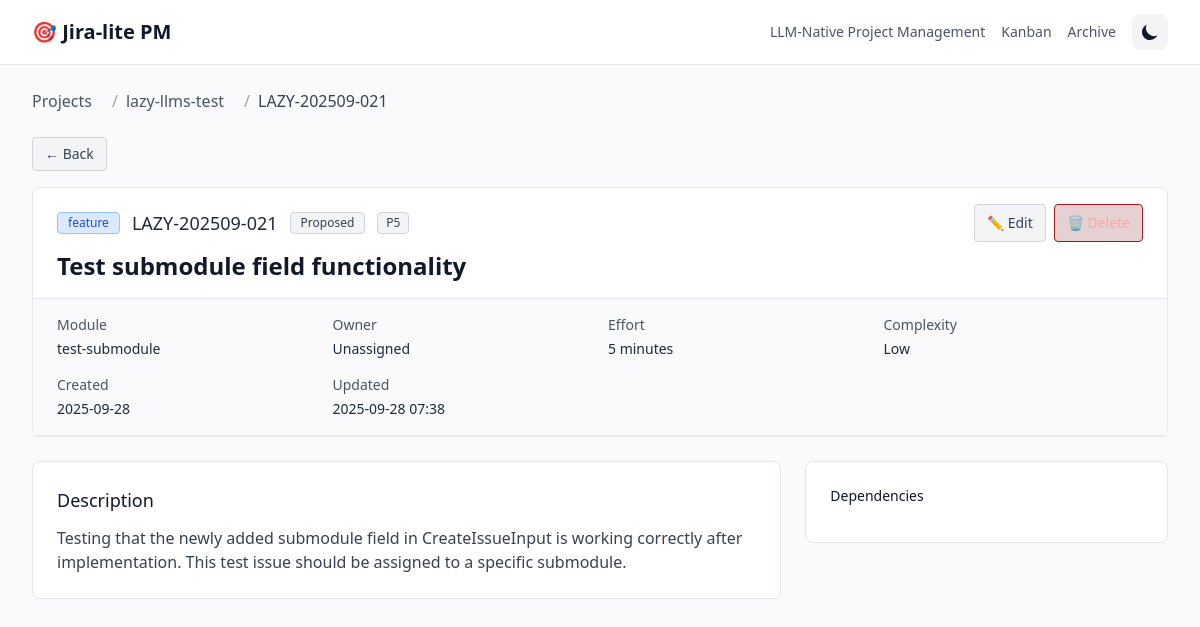
The app's page /pn_4092197438992473/issues/LAZY-202509-021 with its own data.
### src/jira_lite/models.py (models this page shows, shortened)
class BaseModel(Model):
    class Meta:
        database = db
    def to_dict(self):
        data = {}
        for field in self._meta.sorted_fields:
            value = getattr(self, field.name)
            if isinstance(value, datetime):
                data[field.name] = value.isoformat() + 'Z'
            elif hasattr(value, 'to_dict'):
                data[field.name] = value.to_dict()
            elif hasattr(value, 'id'):
                data[field.name] = value.id
            else:
                data[field.name] = value
        return data

class Project(BaseModel):
    project_id = CharField(unique=True, index=True, max_length=64)
    project_slug = CharField(index=True, max_length=100)
    absolute_path = CharField(max_length=500)
    metadata = TextField(null=True)  # JSON string for submodules, vcs, mcp config
    created_utc = DateTimeField(default=datetime.utcnow, index=True)
    updated_utc = DateTimeField(default=datetime.utcnow)
    @property
    def submodules(self):
        if not self.metadata:
            return []
        try:
            data = json.loads(self.metadata)
            return data.get('submodules', [])
        except (json.JSONDecodeError, TypeError):
            return []
    @property
    def vcs(self):
        if not self.metadata:
            return {}
        try:
            data = json.loads(self.metadata)
            return data.get('vcs', {})
        except (json.JSONDecodeError, TypeError):
            return {}
    @property
    def mcp(self):
        if not self.metadata:
            return {}
        try:
            data = json.loads(self.metadata)
            return data.get('mcp', {})
        except (json.JSONDecodeError, TypeError):
            return {}
    def to_dict(self):
        data = super().to_dict()
        data.update({
            'submodules': self.submodules,
            'vcs': self.vcs,
            'mcp': self.mcp
        })
        return data

class Issue(BaseModel):
    project = ForeignKeyField(Project, backref='issues', on_delete='CASCADE')
    key = CharField(unique=True, index=True, max_length=50)
    title = CharField(index=True, max_length=200)
    type = CharField(index=True, max_length=20)  # feature, bug, refactor, chore, spike
    status = CharField(index=True, max_length=20)  # proposed, in_progress, review, done, canceled, blocked
    priority = CharField(index=True, max_length=10)  # P1, P2, P3, P4, P5
    module = CharField(null=True, index=True, max_length=100)
    owner = CharField(null=True, index=True, max_length=100)
    external_id = CharField(null=True, index=True, max_length=100)
    specification = TextField(null=True)     # problem_statement, technical_approach, acceptance_criteria
    planning = TextField(null=True)          # dependencies, risks, stakeholders, milestones
    implementation = TextField(null=True)    # tasks, branch, commits, artifacts
    communication = TextField(null=True)     # updates, comments, notifications
    analytics = TextField(null=True)         # time_tracking, velocity, estimates
    created_utc = DateTimeField(default=datetime.utcnow, index=True)
    updated_utc = DateTimeField(default=datetime.utcnow, index=True)
    @property
    def description(self):
        spec = self._get_json_field('specification')
        return spec.get('description', '')
    @property
    def acceptance(self):
        spec = self._get_json_field('specification')
        return spec.get('acceptance_criteria', [])
    @property
    def acceptance_criteria(self):
        return self.acceptance
    @property
    def dependencies(self):
        plan = self._get_json_field('planning')
        return plan.get('dependencies', [])
    @property
    def stakeholders(self):
        plan = self._get_json_field('planning')
        return plan.get('stakeholders', [])
    @property
    def estimated_effort(self):
        plan = self._get_json_field('planning')
        return plan.get('estimated_effort', '')
    @property
    def complexity(self):
        plan = self._get_json_field('planning')
        return plan.get('complexity', 'Medium')
    @property
    def branch_hint(self):
        impl = self._get_json_field('implementation')
        return impl.get('branch_hint', '')
    @property
    def commit_preamble(self):
        impl = self._get_json_field('implementation')
        return impl.get('commit_preamble', '')
    @property
    def commit_trailer(self):
        impl = self._get_json_field('implementation')
        return impl.get('commit_trailer', '')
    @property
    def links(self):
        impl = self._get_json_field('implementation')
        return impl.get('links', {})
    @property
    def technical_approach(self):
        spec = self._get_json_field('specification')
        return spec.get('technical_approach', '')
    @property
    def risks(self):
        plan = self._get_json_field('planning')
        return plan.get('risks', [])
    @property
    def estimate_notes(self):
        plan = self._get_json_field('planning')
        return plan.get('estimate_notes', [])
    def _get_json_field(self, field_name):
        field_value = getattr(self, field_name)
        if not field_value:
            return {}
        try:
            return json.loads(field_value)
        except (json.JSONDecodeError, TypeError):
            return {}
    def to_dict(self):
        data = super().to_dict()
        data.update({
            'description': self.description,
            'acceptance': self.acceptance,
            'acceptance_criteria': self.acceptance_criteria,  # Alias
            'dependencies': self.dependencies,
            'stakeholders': self.stakeholders,
            'estimated_effort': self.estimated_effort,
            'complexity': self.complexity,
            'branch_hint': self.branch_hint,
            'commit_preamble': self.commit_preamble,
            'commit_trailer': self.commit_trailer,
            'links': self.links,
            'technical_approach': self.technical_approach,
            'risks': self.risks,
            'estimate_notes': self.estimate_notes
        })
        return data

### src/jira_lite/app.py (the view)
    @app.route('/<project_id>/issues/<issue_key>')
    def issue_detail(project_id, issue_key):
        try:
            issue_data = pm_service.get_issue_with_context(issue_key)
            if issue_data['project']['project_id'] != project_id:
                abort(404)
            return render_template('issue_detail.html',
                                 project=issue_data['project'],
                                 issue=issue_data['issue'],
                                 tasks=issue_data['tasks'],
                                 worklogs=issue_data['worklogs'],
                                 dependencies=issue_data['dependencies'],
                                 render_markdown=render_markdown)
        except ValueError:
            abort(404)

### src/jira_lite/repositories.py (called while the page is built, shortened)
    @staticmethod
    def find_by_key(key: str) -> Optional[Issue]:
        try:
            return Issue.get(Issue.key == key)
        except DoesNotExist:
            return None

    @staticmethod
    def get_dependencies(issue_key: str) -> Dict[str, List[Dict[str, str]]]:
        issue = IssueRepository.find_by_key(issue_key)
        if not issue:
            return {"depends_on": [], "blocks": []}
        depends_on = []
        blocks = []
        for other_issue in Issue.select():
            if issue_key in other_issue.dependencies:
                blocks.append({
                    'key': other_issue.key,
                    'title': other_issue.title,
                    'status': other_issue.status
                })
        return {
            "depends_on": depends_on,
            "blocks": blocks
        }

    @staticmethod
    def find_by_issue(issue_key: str) -> List[Task]:
        return list(
            Task.select()
            .join(Issue)
            .where(Issue.key == issue_key)
            .order_by(Task.created_utc.asc())
        )

    @staticmethod
    def find_by_issue(issue_key: str, limit: int = 50) -> List[WorkLog]:
        return list(
            WorkLog.select()
            .join(Issue)
            .where(Issue.key == issue_key)
            .order_by(WorkLog.timestamp_utc.desc())
            .limit(limit)
        )

    def get_issue_with_context(self, issue_key: str) -> Dict[str, Any]:
        issue = self.issues.find_by_key(issue_key)
        if not issue:
            raise ValueError(f"Issue not found: {issue_key}")
        tasks = self.tasks.find_by_issue(issue_key)
        worklogs = self.worklogs.find_by_issue(issue_key)
        dependencies = self.issues.get_dependencies(issue_key)
        return {
            'issue': issue.to_dict(),
            'project': issue.project.to_dict(),
            'tasks': [task.to_dict() for task in tasks],
            'worklogs': [wl.to_dict() for wl in worklogs],
            'dependencies': dependencies
        }

### src/jira_lite/utils.py (called while the page is built)
def render_markdown(text):
    if not text:
        return ""
    html = markdown.markdown(
        text,
        extensions=[
            'markdown.extensions.fenced_code',
            'markdown.extensions.tables',
            'markdown.extensions.toc',
            'markdown.extensions.nl2br'
        ]
    )
    clean_html = bleach.clean(
        html,
        tags=ALLOWED_TAGS,
        attributes=ALLOWED_ATTRIBUTES,
        strip=True
    )
    return Markup(clean_html)

### src/jira_lite/templates/issue_detail.html (shortened to what this page needs)
{% extends "base.html" %}
{% block content %}
<div class="px-4 sm:px-0">
    <nav class="flex mb-6" aria-label="Breadcrumb">
        <ol class="inline-flex items-center space-x-1 md:space-x-3">
            <li class="inline-flex items-center">
                <a href="/" class="text-gray-600 dark:text-gray-400 hover:text-primary transition-colors">Projects</a>
            </li>
            <li>
                <div class="flex items-center">
                    <span class="text-gray-400 dark:text-gray-600 mx-2">/</span>
                    <a href="/{{ project.project_id }}" class="text-gray-600 dark:text-gray-400 hover:text-primary transition-colors">{{ project.project_slug }}</a>
                </div>
            </li>
            <li>
                <div class="flex items-center">
                    <span class="text-gray-400 dark:text-gray-600 mx-2">/</span>
                    <span class="text-gray-700 dark:text-gray-300">{{ issue.key }}</span>
                </div>
            </li>
        </ol>
    </nav>
    <div class="mb-4">
        <button onclick="goBack()" class="inline-flex items-center px-3 py-1.5 border border-gray-300 dark:border-dark-border text-sm font-medium rounded text-gray-700 dark:text-gray-300 bg-gray-100 dark:bg-dark-surface hover:bg-gray-200 dark:hover:bg-dark-hover transition-colors">
            ← Back
        </button>
    </div>
    <div class="bg-white dark:bg-dark-surface border border-gray-200 dark:border-dark-border rounded-lg mb-6">
        <div class="px-6 py-4 border-b border-gray-200 dark:border-dark-border">
            <div class="flex items-center justify-between">
                <div class="flex items-center space-x-3">
                    <span class="inline-flex items-center px-2.5 py-0.5 rounded text-xs font-medium
                        {% if issue.type == 'feature' %}bg-blue-100 dark:bg-blue-900/50 text-blue-700 dark:text-blue-300 border border-blue-300 dark:border-blue-800{% endif %}
                        {% if issue.type == 'spike' %}bg-yellow-100 dark:bg-yellow-900/50 text-yellow-700 dark:text-yellow-300 border border-yellow-300 dark:border-yellow-800{% endif %}">
                        {{ issue.type }}
                    </span>
                    <span class="text-lg font-medium text-gray-800 dark:text-gray-200">{{ issue.key }}</span>
                    <span class="inline-flex items-center px-2.5 py-0.5 rounded text-xs font-medium
                        {% if issue.status == 'proposed' %}bg-gray-100 dark:bg-gray-800/50 text-gray-700 dark:text-gray-300 border border-gray-300 dark:border-gray-700{% endif %}
                        {% if issue.status == 'blocked' %}bg-red-100 dark:bg-red-900/50 text-red-700 dark:text-red-300 border border-red-300 dark:border-red-800{% endif %}">
                        {{ issue.status.replace('_', ' ').title() }}
                    </span>
                    <span class="inline-flex items-center px-2 py-0.5 rounded text-xs font-medium
                        {% if issue.priority == 'P5' %}bg-gray-100 dark:bg-gray-800/50 text-gray-700 dark:text-gray-300 border border-gray-300 dark:border-gray-700{% endif %}">
                        {{ issue.priority }}
                    </span>
                </div>
                <div class="flex items-center space-x-2">
                    <a href="/{{ project.project_id }}/issues/{{ issue.key }}/edit"
                       class="inline-flex items-center px-3 py-2 border border-gray-300 dark:border-dark-border text-sm font-medium rounded text-gray-700 dark:text-gray-300 bg-gray-100 dark:bg-dark-bg hover:bg-gray-200 dark:hover:bg-dark-hover transition-colors">
                        ✏️ Edit
                    </a>
                    <button onclick="deleteIssue('{{ issue.key }}')"
                            class="inline-flex items-center px-3 py-2 border border-red-800 text-sm font-medium rounded text-red-300 bg-red-900/20 hover:bg-red-900/40 transition-colors">
                        🗑️ Delete
                    </button>
                </div>
            </div>
            <h1 class="mt-2 text-2xl font-bold text-gray-900 dark:text-gray-100">{{ issue.title }}</h1>
        </div>
        <div class="px-6 py-4 bg-gray-50 dark:bg-dark-bg/50 border-b border-gray-200 dark:border-dark-border">
            <div class="grid grid-cols-1 gap-4 sm:grid-cols-2 lg:grid-cols-4">
                <div>
                    <dt class="text-sm font-medium text-gray-600 dark:text-gray-400">Module</dt>
                    <dd class="mt-1 text-sm text-gray-800 dark:text-gray-200">{{ issue.module or 'N/A' }}</dd>
                </div>
                <div>
                    <dt class="text-sm font-medium text-gray-600 dark:text-gray-400">Owner</dt>
                    <dd class="mt-1 text-sm text-gray-800 dark:text-gray-200">{{ issue.owner or 'Unassigned' }}</dd>
                </div>
                <div>
                    <dt class="text-sm font-medium text-gray-600 dark:text-gray-400">Effort</dt>
                    <dd class="mt-1 text-sm text-gray-800 dark:text-gray-200">{{ issue.estimated_effort or 'Not estimated' }}</dd>
                </div>
                <div>
                    <dt class="text-sm font-medium text-gray-600 dark:text-gray-400">Complexity</dt>
                    <dd class="mt-1 text-sm text-gray-800 dark:text-gray-200">{{ issue.complexity or 'Medium' }}</dd>
                </div>
                {% if issue.created_utc %}
                <div>
                    <dt class="text-sm font-medium text-gray-600 dark:text-gray-400">Created</dt>
                    <dd class="mt-1 text-sm text-gray-800 dark:text-gray-200">{{ issue.created_utc | format_date }}</dd>
                </div>
                {% endif %}
                {% if issue.updated_utc %}
                <div>
                    <dt class="text-sm font-medium text-gray-600 dark:text-gray-400">Updated</dt>
                    <dd class="mt-1 text-sm text-gray-800 dark:text-gray-200">{{ issue.updated_utc | format_datetime }}</dd>
                </div>
                {% endif %}
            </div>
        </div>
    </div>
    <div class="grid grid-cols-1 lg:grid-cols-3 gap-6">
        <div class="lg:col-span-2 space-y-6">
            <div class="bg-white dark:bg-dark-surface border border-gray-200 dark:border-dark-border rounded-lg p-6">
                <h2 class="text-lg font-medium text-gray-900 dark:text-gray-100 mb-3">Description</h2>
                <div class="prose dark:prose-invert max-w-none text-gray-700 dark:text-gray-300">
                    {{ render_markdown(issue.description) | safe }}
                </div>
            </div>
        </div>
        <div class="space-y-6">
            {% if dependencies %}
            <div class="bg-white dark:bg-dark-surface border border-gray-200 dark:border-dark-border rounded-lg p-6">
                <h3 class="text-sm font-medium text-gray-900 dark:text-gray-100 mb-3">Dependencies</h3>
            </div>
            {% endif %}
        </div>
    </div>
</div>
{% endblock %}

### records on screen
Project: project_slug "lazy-llms-test"
Issue: key "LAZY-202509-021", type "feature", status.replace "Proposed", priority "P5", title "Test submodule field functionality", module "test-submodule", created_utc "2025-09-28", updated_utc "2025-09-28 07:38"

### other values on screen
{{ issue.owner or 'Unassigned' }} "Unassigned"
{{ issue.estimated_effort or 'Not estimated' }} "5 minutes"
{{ issue.complexity or 'Medium' }} "Low"
{{ render_markdown(issue.description) | safe }} "Testing that the newly added submodule field in CreateIssueInput is working correctly after implementation. This test issue should be assigned to a specific submodule."
